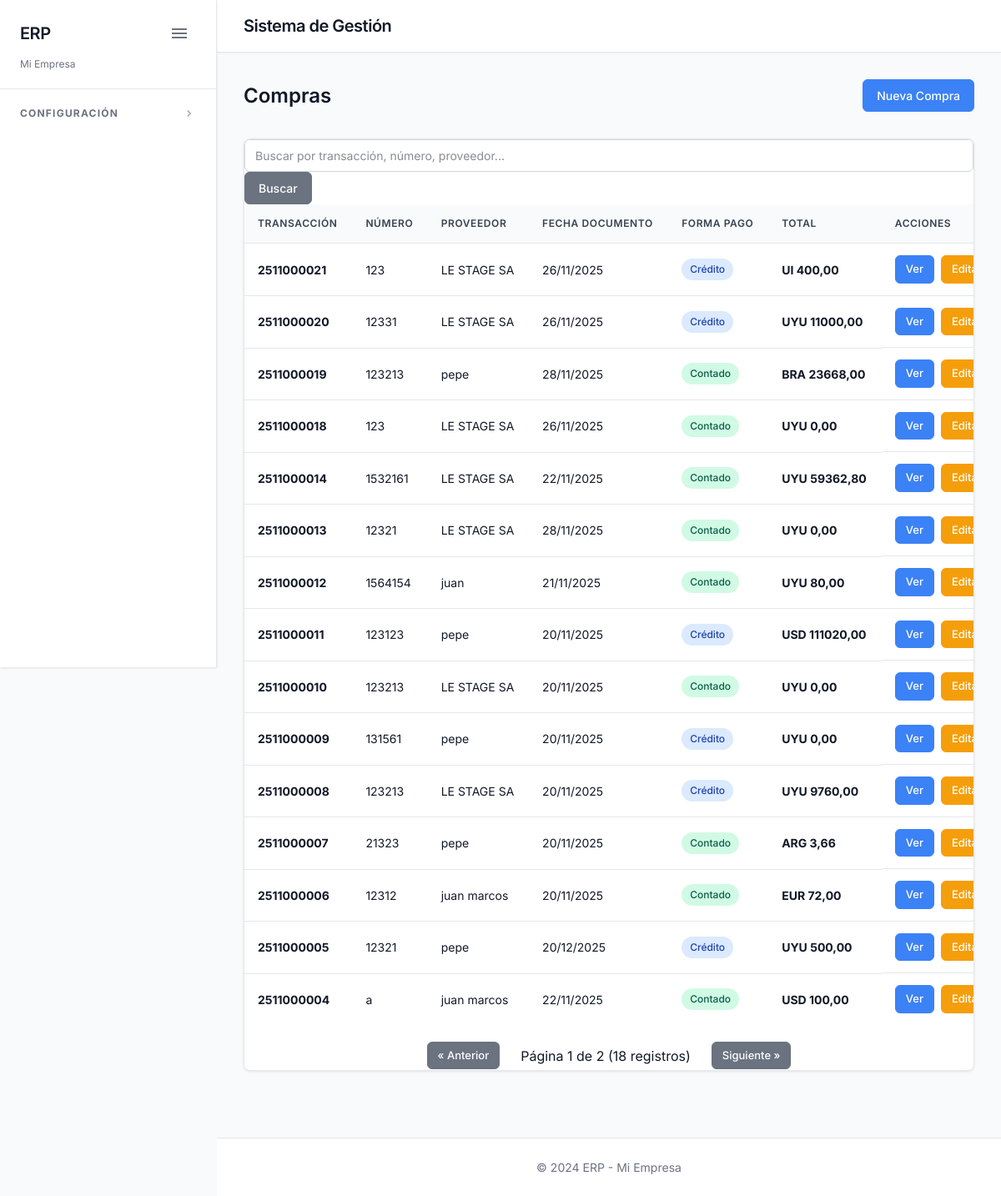
Before: /compras/ with the older database file.
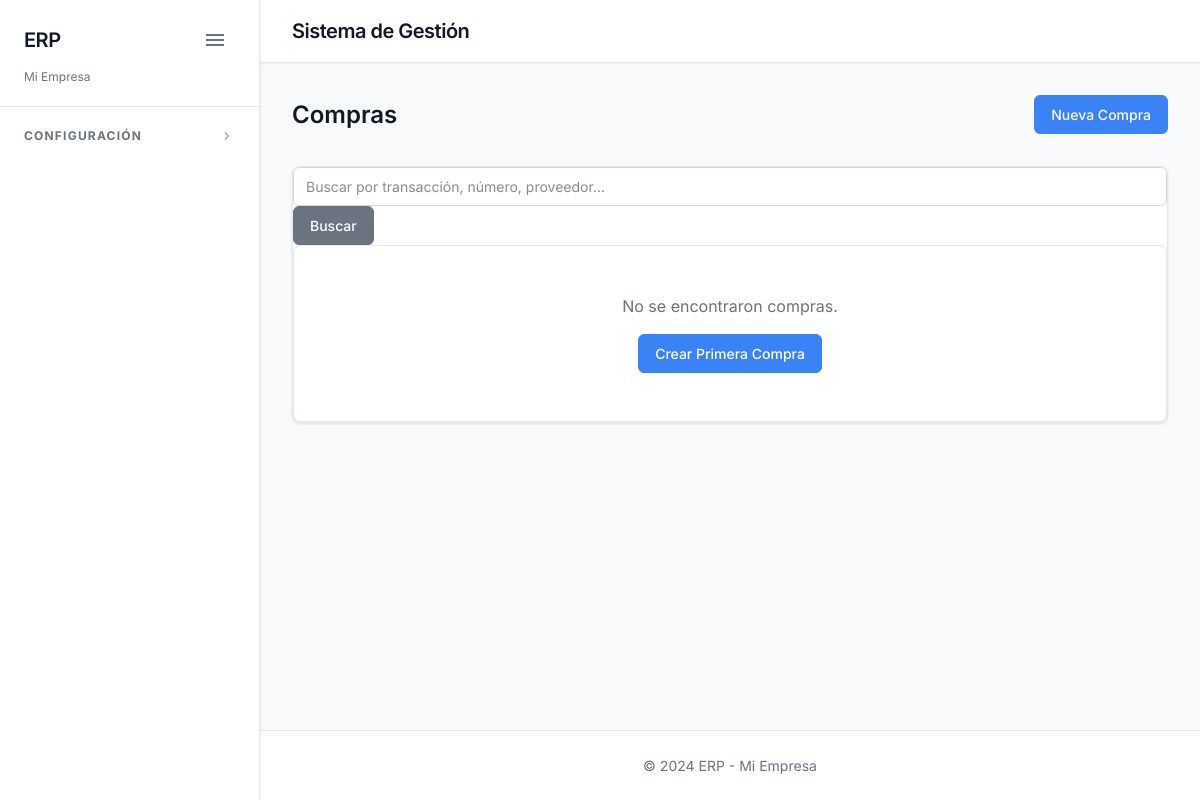
After: the same page with the newer database file.
### compras/compras_ingreso/models.py (models this page shows, shortened)
class ComprasCabezal(models.Model):
    transaccion = models.CharField(
        max_length=10,
        primary_key=True,
        verbose_name='Transacción',
        help_text='Formato: YYMMXXXXXX (ej: 251100001 para noviembre 2025)',
    )
    id_proveedor = models.ForeignKey(
        Proveedor,
        on_delete=models.PROTECT,
        related_name='compras',
        verbose_name='Proveedor',
        db_column='id_proveedor',
    )
    tipo_documento = models.ForeignKey(
        Documento,
        on_delete=models.PROTECT,
        related_name='compras',
        verbose_name='Tipo de Documento',
        limit_choices_to={'codigo__in': ['facprov', 'factimp', 'movprov']},
    )
    serie_documento = models.CharField(
        max_length=20,
        blank=True,
        null=True,
        verbose_name='Serie Documento',
    )
    numero_documento = models.CharField(
        max_length=50,
        verbose_name='Número Documento',
    )
    forma_pago = models.CharField(
        max_length=20,
        choices=[('CONTADO', 'Contado'), ('CREDITO', 'Crédito')],
        verbose_name='Forma de Pago',
    )
    fecha_documento = models.DateField(
        verbose_name='Fecha Documento',
    )
    fecha_movimiento = models.DateTimeField(
        auto_now_add=True,
        verbose_name='Fecha Movimiento',
    )
    moneda = models.ForeignKey(
        Moneda,
        on_delete=models.PROTECT,
        related_name='compras',
        verbose_name='Moneda',
    )
    precio_iva_inc = models.CharField(
        max_length=2,
        choices=[('SI', 'Sí'), ('NO', 'No')],
        default='NO',
        verbose_name='Precio con IVA Incluido',
        help_text='Indica si los precios están con IVA incluido o no',
    )
    plazo = models.CharField(
        max_length=50,
        blank=True,
        null=True,
        verbose_name='Plazo',
        help_text='Plazo de pago (solo para crédito). Puede ser el del proveedor, "elegir" o "VENCIMIENTO_PACTADO"',
    )
    fecha_vencimiento = models.DateField(
        blank=True,
        null=True,
        verbose_name='Fecha Vencimiento',
    )
    disponibilidad = models.ForeignKey(
        Disponibilidad,
        on_delete=models.PROTECT,
        related_name='compras_contado',
        blank=True,
        null=True,
        verbose_name='Disponibilidad',
        help_text='Solo para forma de pago contado',
    )
    observaciones = models.TextField(
        blank=True,
        null=True,
        verbose_name='Observaciones',
    )
    fchhor = models.DateTimeField(
        auto_now_add=True,
        verbose_name='Fecha/Hora',
    )
    usuario = models.IntegerField(
        blank=True,
        null=True,
        verbose_name='Usuario',
    )
    monotributista = models.CharField(
        max_length=2,
        choices=[('SI', 'Sí'), ('NO', 'No')],
        default='NO',
        verbose_name='Monotributista',
        help_text='Copiado del maestro del proveedor',
    )
    tipo_compra = models.CharField(
        max_length=20,
        choices=[('CONVENCIONAL', 'Convencional'), ('SIMPLIFICADA', 'Simplificada')],
        default='CONVENCIONAL',
        verbose_name='Tipo de Compra',
        help_text='Convencional: con líneas de productos. Simplificada: solo totales manuales',
    )
    sub_total = models.DecimalField(
        max_digits=15,
        decimal_places=2,
        default=0,
        verbose_name='Sub Total',
        help_text='Suma de sub_total de las líneas (Convencional) o valor manual (Simplificada)',
    )
    iva = models.DecimalField(
        max_digits=15,
        decimal_places=2,
        default=0,
        verbose_name='IVA',
        help_text='Suma de iva de las líneas (Convencional) o valor manual (Simplificada)',
    )
    importe_total = models.DecimalField(
        max_digits=15,
        decimal_places=2,
        default=0,
        verbose_name='Importe Total',
        help_text='Suma de total de las líneas (Convencional) o valor manual (Simplificada)',
    )
    class Meta:
        verbose_name = 'Compra Cabezal'
        verbose_name_plural = 'Compras Cabezal'
        ordering = ['-fchhor', '-transaccion']
        db_table = 'compras_cabezal'

### configuracion/proveedores/models.py (models this page shows, shortened)
class Proveedor(models.Model):
    empresa = models.IntegerField(default=1, verbose_name='Empresa')
    codigo = models.CharField(
        max_length=20,
        unique=True,
        null=True,
        blank=True,
        verbose_name='Código',
        help_text='Formato: PROV000001'
    )
    razon = models.CharField(max_length=200, null=True, blank=True, verbose_name='Razón Social')
    nombre_comercial = models.CharField(max_length=200, null=True, blank=True, verbose_name='Nombre Comercial')
    rut = models.BigIntegerField(null=True, blank=True, verbose_name='RUT')
    domicilio = models.CharField(max_length=200, blank=True, null=True, verbose_name='Domicilio')
    pais = models.CharField(
        max_length=10,
        choices=PAISES,
        default='UY',
        verbose_name='País'
    )
    departamento = models.CharField(
        max_length=2,
        choices=DEPARTAMENTOS_URUGUAY,
        blank=True,
        null=True,
        verbose_name='Departamento'
    )
    telefono = models.CharField(max_length=50, blank=True, null=True, verbose_name='Teléfono')
    celular = models.CharField(max_length=50, blank=True, null=True, verbose_name='Celular')
    contacto = models.CharField(max_length=200, blank=True, null=True, verbose_name='Contacto')
    email = models.EmailField(blank=True, null=True, verbose_name='Email')
    formadepago = models.CharField(
        max_length=30,
        choices=FORMAS_PAGO,
        default='NO_ASIGNADA',
        verbose_name='Forma de Pago'
    )
    observaciones = models.TextField(blank=True, null=True, verbose_name='Observaciones')
    activo = models.CharField(max_length=2, default='SI', choices=[('SI', 'Sí'), ('NO', 'No')], verbose_name='Activo')
    fchhor = models.DateTimeField(auto_now=True, verbose_name='Fecha/Hora')
    usuario = models.IntegerField(blank=True, null=True, verbose_name='Usuario')
    monotributista = models.CharField(
        max_length=2,
        null=True,
        blank=True,
        choices=[('SI', 'Sí'), ('NO', 'No')],
        verbose_name='Monotributista',
        default='NO'
    )
    class Meta:
        verbose_name = 'Proveedor'
        verbose_name_plural = 'Proveedores'
        ordering = ['razon']
        db_table = 'config_proveedores_maestro'

### configuracion/articulos/models.py (models this page shows, shortened)
class Moneda(models.Model):
    codigo = models.CharField(
        max_length=3,
        unique=True,
        primary_key=True,
        verbose_name='Código',
        help_text='Código de 3 letras (ej: UYU, USD, EUR)'
    )
    nombre = models.CharField(
        max_length=100,
        verbose_name='Nombre',
        help_text='Nombre completo de la moneda'
    )
    activo = models.CharField(
        max_length=2,
        choices=[('SI', 'Sí'), ('NO', 'No')],
        default='SI',
        verbose_name='Activo',
        help_text='Si la moneda está activa o no'
    )
    class Meta:
        verbose_name = 'Moneda'
        verbose_name_plural = 'Monedas'
        ordering = ['codigo']
        db_table = 'config_moneda'

### compras/compras_ingreso/views.py (the view, shortened to what this page needs)
# urls.py: path('compras/', views.lista_compras, name='lista_compras'),
def lista_compras(request):
    compras = ComprasCabezal.objects.all().select_related(
        'id_proveedor', 'tipo_documento', 'moneda'
    ).prefetch_related('lineas').order_by('-fchhor')
    busqueda = request.GET.get('busqueda', '')
    paginator = Paginator(compras, 15)
    page_number = request.GET.get('page')
    page_obj = paginator.get_page(page_number)
    context = {
        'compras': page_obj,
        'busqueda': busqueda,
        'empresa_nombre': EMPRESA_NOMBRE,
        'titulo': 'Compras',
    }
    return render(request, 'compras_ingreso/lista_compras.html', context)

### erp_demo/context_processors.py (called while the page is built)
def empresa_context(request):
    return {
        'empresa_nombre': EMPRESA_NOMBRE,
    }

### compras/compras_ingreso/templates/compras_ingreso/lista_compras.html (shortened to what this page needs)
{% extends 'clientes/base.html' %}
{% block content %}
<div class="page-header">
    <h2>{{ titulo }}</h2>
    <a href="{% url 'compras_ingreso:crear_compra' %}" class="btn btn-primary">Nueva Compra</a>
</div>
<div class="table-container">
    <div class="search-bar">
        <form method="get" class="search-form">
            <input type="text" name="busqueda" value="{{ busqueda }}" placeholder="Buscar por transacción, número, proveedor..." class="form-control">
            <button type="submit" class="btn btn-secondary">Buscar</button>
        </form>
    </div>
    {% if compras %}
        <table class="table">
            <thead>
                <tr>
                    <th>Transacción</th>
                    <th>Número</th>
                    <th>Proveedor</th>
                    <th>Fecha Documento</th>
                    <th>Forma Pago</th>
                    <th>Total</th>
                    <th>Acciones</th>
                </tr>
            </thead>
            <tbody>
                {% for compra in compras %}
                <tr>
                    <td><strong>{{ compra.transaccion }}</strong></td>
                    <td>{{ compra.numero_documento }}</td>
                    <td>{{ compra.id_proveedor.razon|default:compra.id_proveedor.nombre_comercial }}</td>
                    <td>{{ compra.fecha_documento|date:"d/m/Y" }}</td>
                    <td>
                        <span class="badge badge-{% if compra.forma_pago == 'CONTADO' %}success{% else %}info{% endif %}">
                            {{ compra.get_forma_pago_display }}
                        </span>
                    </td>
                    <td><strong>{{ compra.moneda.codigo }} {{ compra.importe_total|floatformat:2 }}</strong></td>
                    <td class="actions">
                        <a href="{% url 'compras_ingreso:detalle_compra' compra.transaccion %}" class="btn btn-sm btn-info">Ver</a>
                        <a href="{% url 'compras_ingreso:editar_compra' compra.transaccion %}" class="btn btn-sm btn-warning">Editar</a>
                    </td>
                </tr>
                {% endfor %}
            </tbody>
        </table>
        {% if compras.has_other_pages %}
        <div class="pagination" style="margin-top: 20px; display: flex; justify-content: center; align-items: center; gap: 10px;">
            {% if compras.has_previous %}
                <a href="?page={{ compras.previous_page_number }}{% if busqueda %}&busqueda={{ busqueda|urlencode }}{% endif %}" class="btn btn-sm btn-secondary">« Anterior</a>
            {% else %}
                <span class="btn btn-sm btn-secondary disabled">« Anterior</span>
            {% endif %}
            <span class="pagination-info" style="padding: 5px 15px;">
                Página {{ compras.number }} de {{ compras.paginator.num_pages }}
                {% if compras.paginator.count %}
                    ({{ compras.paginator.count }} registro{{ compras.paginator.count|pluralize }})
                {% endif %}
            </span>
            {% if compras.has_next %}
                <a href="?page={{ compras.next_page_number }}{% if busqueda %}&busqueda={{ busqueda|urlencode }}{% endif %}" class="btn btn-sm btn-secondary">Siguiente »</a>
            {% else %}
                <span class="btn btn-sm btn-secondary disabled">Siguiente »</span>
            {% endif %}
        </div>
        {% endif %}
    {% else %}
        <div class="empty-state">
            <p>No se encontraron compras.</p>
            <a href="{% url 'compras_ingreso:crear_compra' %}" class="btn btn-primary">Crear Primera Compra</a>
        </div>
    {% endif %}
</div>
{% endblock %}

Changed rows visible on the page:
removed ComprasCabezal: transaccion "2511000021", numero_documento "123", id_proveedor.razon "LE STAGE SA", fecha_documento "26/11/2025", forma_pago "Crédito", moneda.codigo "UI", importe_total "400,00"
removed ComprasCabezal: transaccion "2511000020", numero_documento "12331", id_proveedor.razon "LE STAGE SA", fecha_documento "26/11/2025", forma_pago "Crédito", moneda.codigo "UYU", importe_total "11000,00"
removed ComprasCabezal: transaccion "2511000019", numero_documento "123213", id_proveedor.razon "pepe", fecha_documento "28/11/2025", forma_pago "Contado", moneda.codigo "BRA", importe_total "23668,00"
removed ComprasCabezal: transaccion "2511000018", numero_documento "123", id_proveedor.razon "LE STAGE SA", fecha_documento "26/11/2025", forma_pago "Contado", moneda.codigo "UYU", importe_total "0,00"
removed ComprasCabezal: transaccion "2511000014", numero_documento "1532161", id_proveedor.razon "LE STAGE SA", fecha_documento "22/11/2025", forma_pago "Contado", moneda.codigo "UYU", importe_total "59362,80"
removed ComprasCabezal: transaccion "2511000013", numero_documento "12321", id_proveedor.razon "LE STAGE SA", fecha_documento "28/11/2025", forma_pago "Contado", moneda.codigo "UYU", importe_total "0,00"
removed ComprasCabezal: transaccion "2511000012", numero_documento "1564154", id_proveedor.razon "juan", fecha_documento "21/11/2025", forma_pago "Contado", moneda.codigo "UYU", importe_total "80,00"
removed ComprasCabezal: transaccion "2511000011", numero_documento "123123", id_proveedor.razon "pepe", fecha_documento "20/11/2025", forma_pago "Crédito", moneda.codigo "USD", importe_total "111020,00"
removed ComprasCabezal: transaccion "2511000010", numero_documento "123213", id_proveedor.razon "LE STAGE SA", fecha_documento "20/11/2025", forma_pago "Contado", moneda.codigo "UYU", importe_total "0,00"
removed ComprasCabezal: transaccion "2511000009", numero_documento "131561", id_proveedor.razon "pepe", fecha_documento "20/11/2025", forma_pago "Crédito", moneda.codigo "UYU", importe_total "0,00"
removed ComprasCabezal: transaccion "2511000008", numero_documento "123213", id_proveedor.razon "LE STAGE SA", fecha_documento "20/11/2025", forma_pago "Crédito", moneda.codigo "UYU", importe_total "9760,00"
removed ComprasCabezal: transaccion "2511000007", numero_documento "21323", id_proveedor.razon "pepe", fecha_documento "20/11/2025", forma_pago "Contado", moneda.codigo "ARG", importe_total "3,66"
removed ComprasCabezal: transaccion "2511000006", numero_documento "12312", id_proveedor.razon "juan marcos", fecha_documento "20/11/2025", forma_pago "Contado", moneda.codigo "EUR", importe_total "72,00"
removed ComprasCabezal: transaccion "2511000005", numero_documento "12321", id_proveedor.razon "pepe", fecha_documento "20/12/2025", forma_pago "Crédito", moneda.codigo "UYU", importe_total "500,00"
removed ComprasCabezal: transaccion "2511000004", numero_documento "a", id_proveedor.razon "juan marcos", fecha_documento "22/11/2025", forma_pago "Contado", moneda.codigo "USD", importe_total "100,00"
Other visible differences:
{{ compras.number }}: "1" → (not shown)
{{ compras.paginator.num_pages }}: "2" → (not shown)
{{ compras.paginator.count }}: "18" → (not shown)
text no longer shown: "TRANSACCIÓN NÚMERO PROVEEDOR FECHA DOCUMENTO FORMA PAGO TOTAL ACCIONES « Anterior Página de ( registro ) Siguiente »"
text now shown: "No se encontraron compras. Crear Primera Compra"
